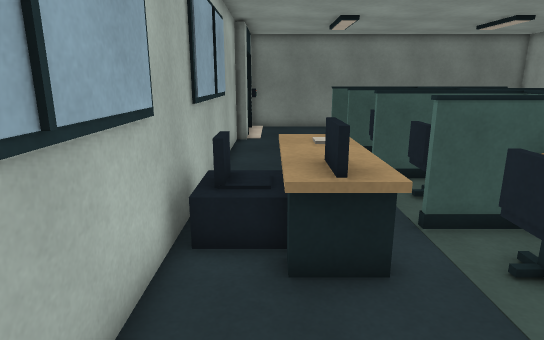
View 1 (above)

23 first-person views from a walk through a 3-D level made in the Unity game engine. The camera is 1.5 m above the floor, tilts 14° down and sees 75° across. The floor is counted in squares, 0.5 m on a side. Each view is taken from the middle of a square. On the plan, view 1 faces up. The plan holds only what a view shows up to about 20 squares ahead; the rest is blank. The player is left out.

View 2
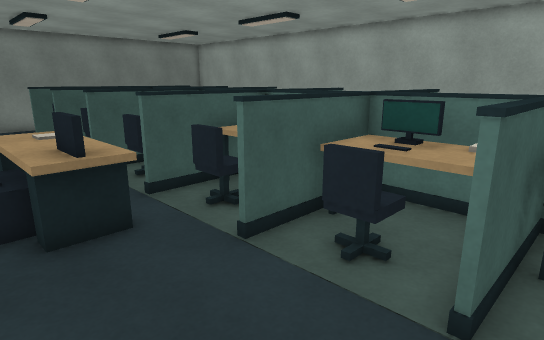

View 3
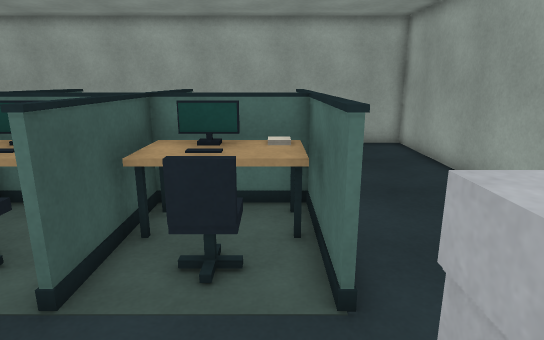

View 4
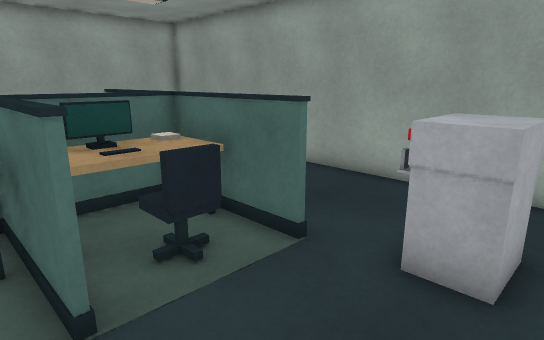

View 5
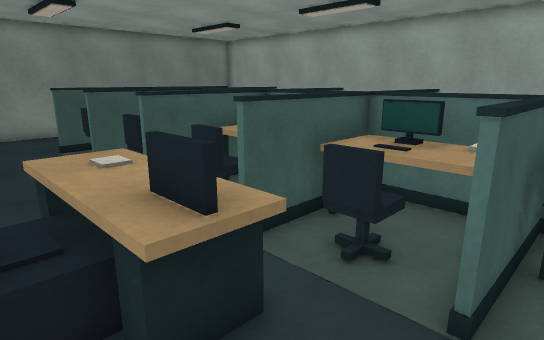

View 6
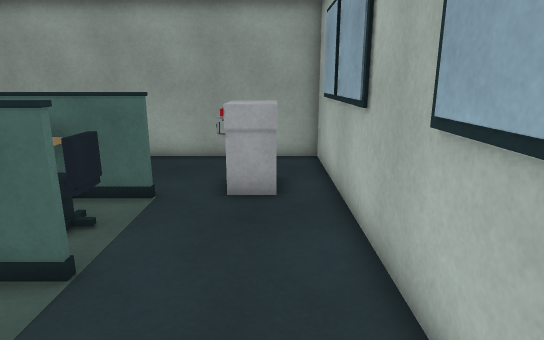

View 7
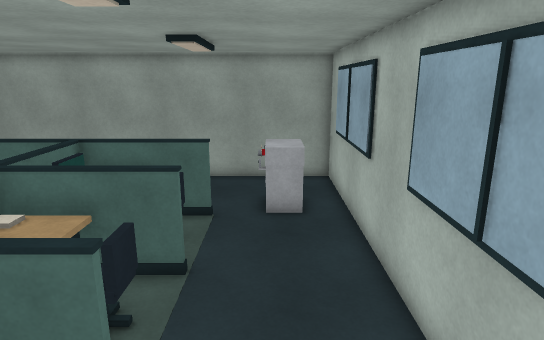

View 8
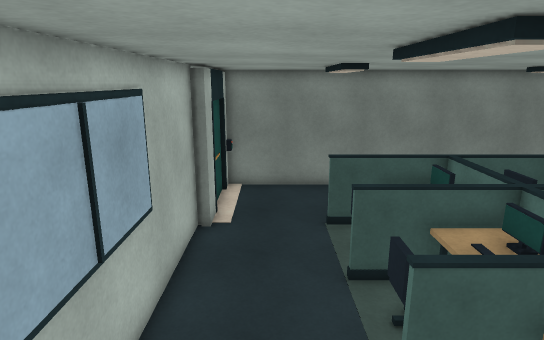

View 9
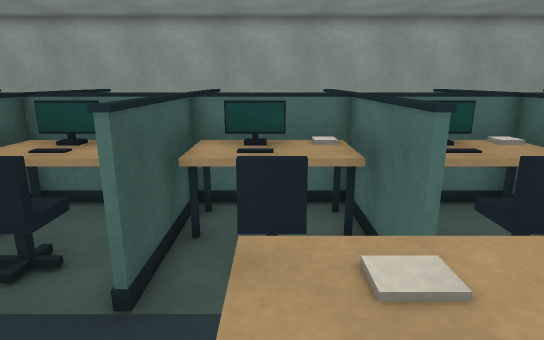

View 10
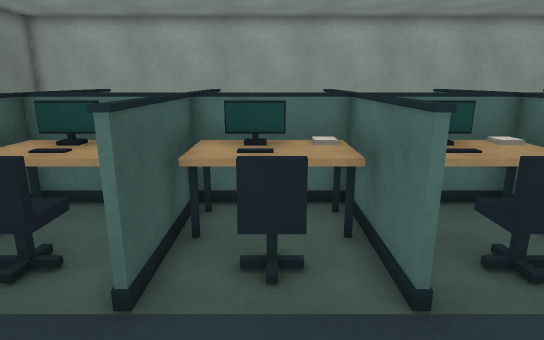

View 11
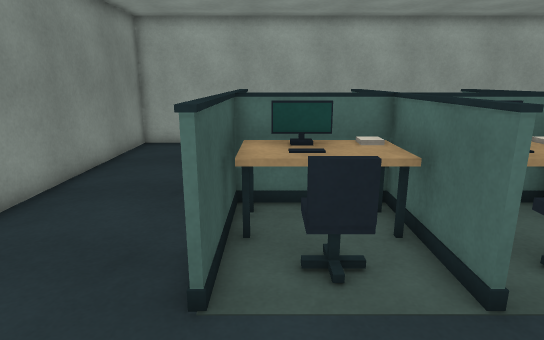

View 12
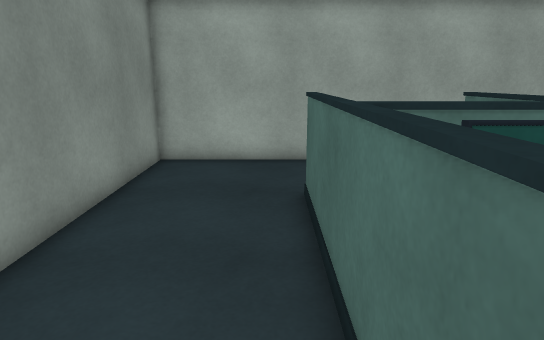

View 13
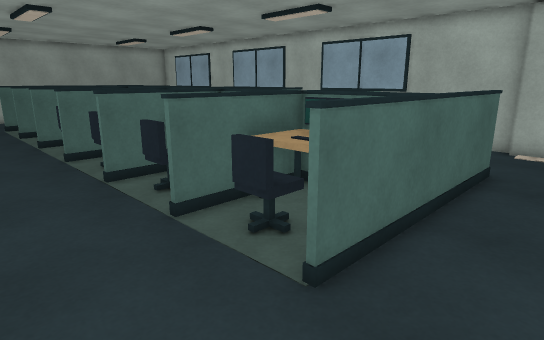

View 14
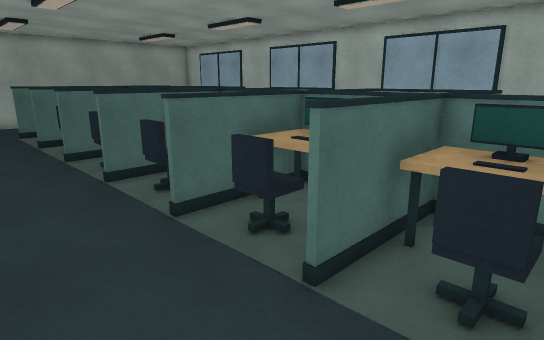

View 15
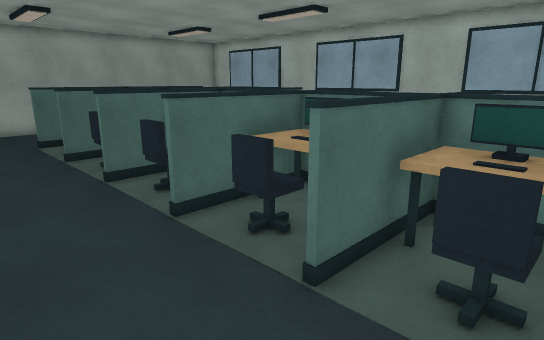

View 16
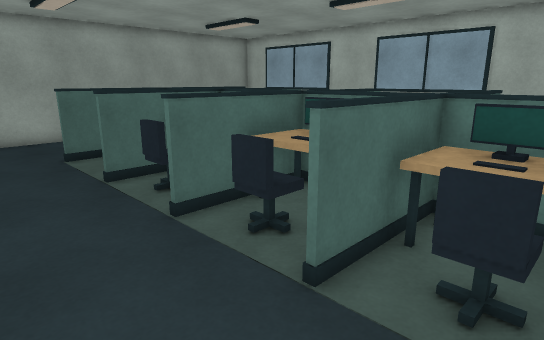

View 17
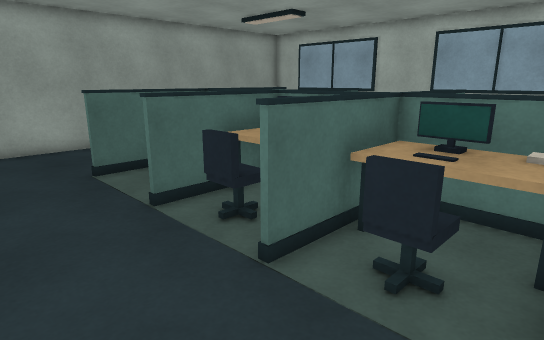

View 18
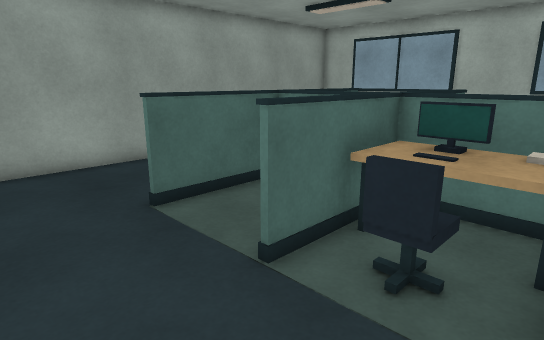

View 19
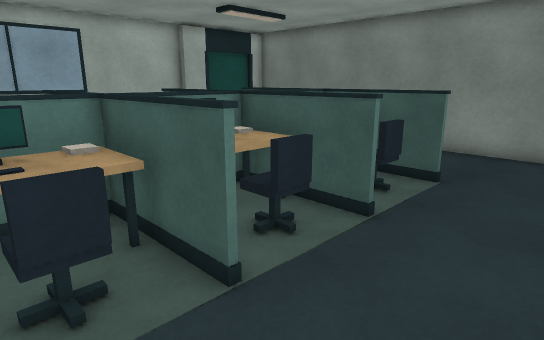

View 20
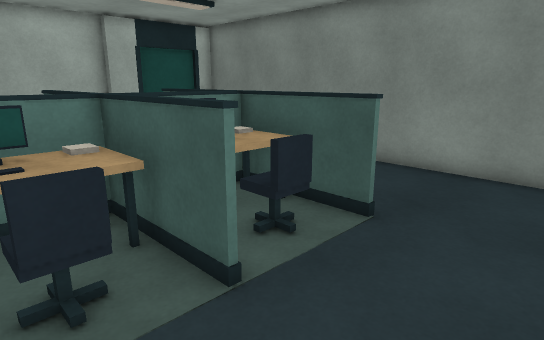

View 21
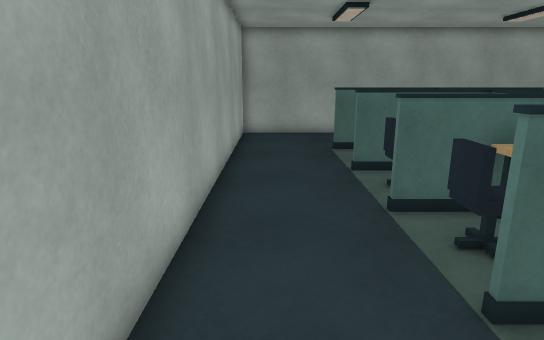

View 22
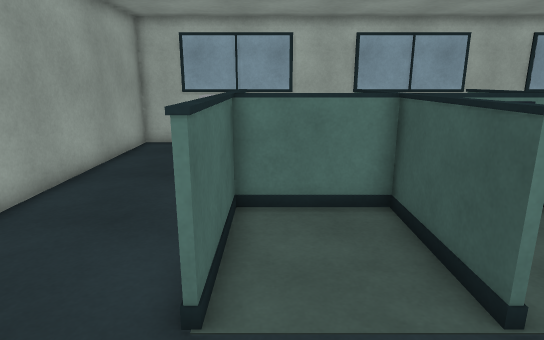

View 23
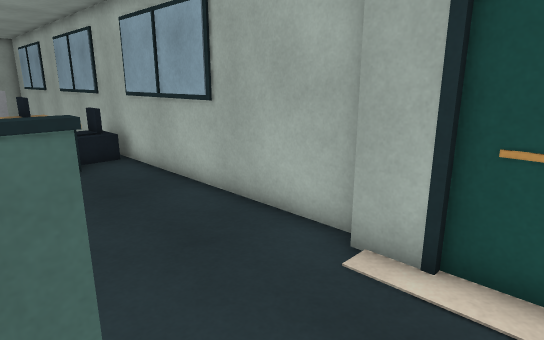

### Floor plan
Points are (right, up) in squares from view 1. A wall is a line through its corners. A room is listed if a view was taken in it or the views show most of it. See-through windows are left out.
Room 1 (views 1, 2, 3, 4, 5, 6, 7, 8)
walls: (3.1, -4.9) (7.6, -4.9) (7.6, 7); (7.6, -1.1) (3.2, -1.1) (3.2, -0.9) (7.6, -0.9); (7.8, 2.9) (3.2, 2.9) (3.2, 3.1) (7.6, 3.1); (7.8, 6.9) (3.1, 6.9); (-1.9, 7.5) (-1.9, -10.4) (16.7, -10.4) (16.7, -4.4)
ways out: opening at (0.5, 7) to room 2; gap at (3, 7) to room 2; opening at (14.5, -5) to room 9
objects: other object (0, -7) to (1, -5); other object (2, 5) to (2, 9); other object (4, -3); other object (4, 1); other object (4, 5); other object (5, -4) to (7, -2); other object (5, 0) to (7, 2); other object (5, 4) to (7, 6)
Room 2 (views 9, 10, 11)
walls: (3.1, 11.1) (7.6, 11.1); (-1.7, 13.8) (-1.7, 8.5); (7.6, 14.9) (3.2, 14.9) (3.2, 15.1) (7.6, 15.1); (7.6, 10.9) (3.1, 10.9); (3.1, 7.1) (7.6, 7.1); (-1.9, 18.7) (-1.9, 7.5); (7.6, 7) (7.6, 18.9) (3.1, 18.9)
ways out: opening at (0.5, 7) to room 1; gap at (3, 7) to room 1; opening at (1.5, 19) to room 3
objects: other object (4, 9); other object (4, 13); other object (4, 17); other object (5, 8) to (7, 10); other object (5, 12) to (7, 14); other object (5, 16) to (7, 18)
Room 3 (views 12, 13, 23)
walls: (3.1, 19.1) (12.2, 19.1); (16.7, 18.4) (16.7, 24.4) (-1.4, 24.4); (-1.4, 20.4) (-1.4, 18.7); (-1.5, 23.4) (-1.5, 20.2)
ways out: opening at (1.5, 19) to room 2; opening at (14.5, 19) to room 4
Room 4 (view 14)
walls: (12.2, 18.9) (7.8, 18.9) (7.8, 14.9); (7.8, 15.1) (12.2, 15.1); (16.7, 15.5) (16.7, 18.4)
ways out: opening at (14.5, 19) to room 3; opening at (14.5, 15) to room 5
objects: other object (9, 16) to (10, 18); other object (12, 17)
Room 5 (views 15, 20)
walls: (12.2, 14.9) (7.8, 14.9) (7.8, 10.9); (16.7, 11.5) (16.7, 15.5); (7.8, 11.1) (12.2, 11.1)
ways out: opening at (14.5, 15) to room 4; opening at (14.5, 11) to room 6
objects: other object (9, 12) to (10, 14); other object (12, 13)
Room 6 (views 16, 19, 21)
walls: (12.2, 10.9) (7.8, 10.9) (7.8, 6.9); (16.7, 7.5) (16.7, 11.5); (7.8, 7.1) (12.2, 7.1)
ways out: opening at (14.5, 11) to room 5; opening at (14.5, 7) to room 7
objects: other object (9, 8) to (10, 10); other object (12, 9)
Room 7 (view 17)
walls: (12.2, 6.9) (7.8, 6.9) (7.8, 2.9); (16.7, 3.5) (16.7, 7.5); (7.8, 3.1) (12.2, 3.1)
ways out: opening at (14.5, 7) to room 6; opening at (14.5, 3) to room 8
objects: other object (9, 4) to (10, 6); other object (12, 5)
Room 8 (view 18)
walls: (12.2, 2.9) (8.1, 2.9); (16.7, -0.5) (16.7, 3.5); (7.8, 2.6) (7.8, -0.9) (12.2, -0.9)
ways out: opening at (14.5, 3) to room 7; opening at (14.5, -1) to room 9
objects: other object (9, 0) to (10, 2); other object (12, 1)
Room 9 (view 22)
walls: (12.2, -1.1) (7.8, -1.1); (16.7, -4.4) (16.7, -0.5); (7.8, -0.9) (7.8, -4.9) (12.2, -4.9)
ways out: opening at (14.5, -5) to room 1; opening at (14.5, -1) to room 8

Positions as (right, up) in squares from view 1, and headings:
1: (0, 0), facing up
2: (-1, -2), facing up-right
3: (-1, -4), facing right
4: (-1, 0), facing down-right
5: (-1, 2), facing up-right
6: (0, 4), facing down
7: (1, 7), facing down
8: (1, 6), facing up
9: (-1, 9), facing right
10: (-1, 13), facing right
11: (-1, 18), facing right
12: (3, 20), facing right
13: (16, 22), facing down-left
14: (16, 18), facing down-left
15: (16, 14), facing down-left
16: (16, 10), facing down-left
17: (16, 7), facing down-left
18: (16, 3), facing down-left
19: (16, 8), facing up-left
20: (16, 12), facing up-left
21: (15, 11), facing down
22: (16, -4), facing left
23: (4, 22), facing down-left
